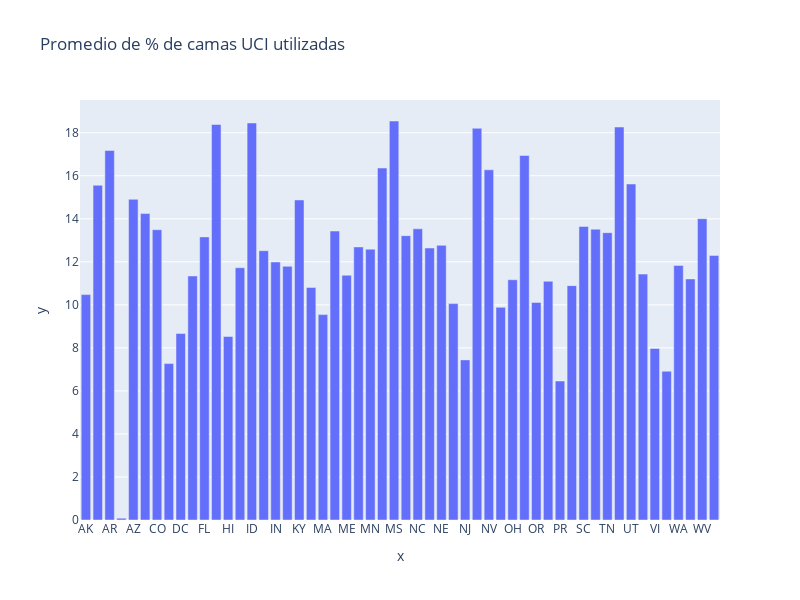

The notebook cell this image was saved under:
### Markdown cell above
Consigna 5 
¿Qué porcentaje de camas UCI corresponden a casos confirmados de COVID-19? Agrupe por Estado

### Code cell
#Solucion A
mask_total = (df['date'] >='2020-01-01T00:00:00.000' )&(df['date'] <='2022-08-01T00:00:00.000')	
df_completo = df[mask_total]
df_completo['adult_icu_bed_covid_utilization'].fillna(0, inplace=True)
df_completo['adult_icu_bed_covid_utilization'].astype(float)
estados4 =df_completo.groupby(['state'])[['adult_icu_bed_covid_utilization']].mean()
estados4['Promedio de % de camas UCI utilizadas'] = estados4['adult_icu_bed_covid_utilization'] * 100
labels= estados4.index
values= estados4['Promedio de % de camas UCI utilizadas']
fig = px.bar(x= labels, y = values, width=800, height=600, title='Promedio de % de camas UCI utilizadas')
fig.show()
estados4

### Figure 1 — Plotly figure (JSON) as saved in the notebook; plotly's stock layout.template omitted (floating-point values rounded to 4 significant figures)
{"data": [{"alignmentgroup": "True", "hovertemplate": "x=%{x}<br>y=%{y}<extra></extra>", "legendgroup": "", "marker": {"color": "#636efa", "pattern": {"shape": ""}}, "name": "", "offsetgroup": "", "orientation": "v", "showlegend": false, "textposition": "auto", "type": "bar", "x": ["AK", "AL", "AR", "AS", "AZ", "CA", "CO", "CT", "DC", "DE", "FL", "GA", "HI", "IA", "ID", "IL", "IN", "KS", "KY", "LA", "MA", "MD", "ME", "MI", "MN", "MO", "MS", "MT", "NC", "ND", "NE", "NH", "NJ", "NM", "NV", "NY", "OH", "OK", "OR", "PA", "PR", "RI", "SC", "SD", "TN", "TX", "UT", "VA", "VI", "VT", "WA", "WI", "WV", "WY"], "xaxis": "x", "y": [10.48, 15.56, 17.18, 0.0833, 14.91, 14.24, 13.49, 7.269, 8.67, 11.34, 13.16, 18.38, 8.529, 11.73, 18.45, 12.52, 11.99, 11.79, 14.87, 10.8, 9.546, 13.43, 11.38, 12.69, 12.59, 16.36, 18.55, 13.22, 13.53, 12.64, 12.77, 10.06, 7.442, 18.21, 16.28, 9.885, 11.17, 16.94, 10.11, 11.1, 6.46, 10.89, 13.65, 13.52, 13.36, 18.27, 15.62, 11.43, 7.973, 6.916, 11.83, 11.21, 14.0, 12.3], "yaxis": "y"}], "layout": {"barmode": "relative", "height": 600, "legend": {"tracegroupgap": 0}, "title": {"text": "Promedio de % de camas UCI utilizadas"}, "width": 800, "xaxis": {"anchor": "y", "domain": [0, 1], "title": {"text": "x"}}, "yaxis": {"anchor": "x", "domain": [0, 1], "title": {"text": "y"}}}}
